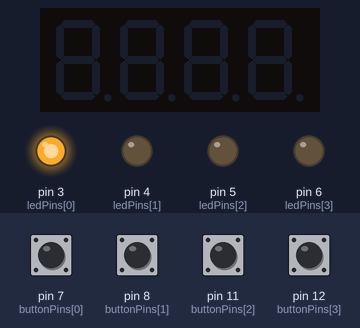
A sketch run on a simulated Arduino Nano, built with avr-gcc and run on an emulated ATmega328P. On the bench: 4-digit seven-segment display, output pins drawn as LEDs (lit = HIGH). Inputs (shaded band) come from the test bench; at power-on: pin 7 (buttonPins[0]), pin 8 (buttonPins[1]), pin 11 (buttonPins[2]), pin 12 (buttonPins[3]) HIGH. Random numbers use the default seed unless the sketch sets one.

Above: at 1.2 s.
1.3 s: pin 7 (buttonPins[0]) pulled LOW for 0.15 s
At 3.3 s:
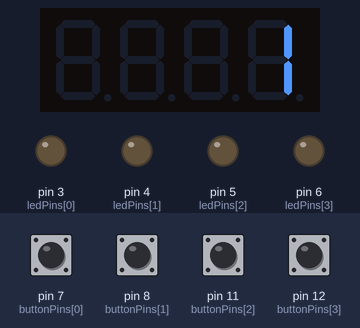
4.1 s: pin 8 (buttonPins[1]) pulled LOW for 0.15 s
At 4.6 s:
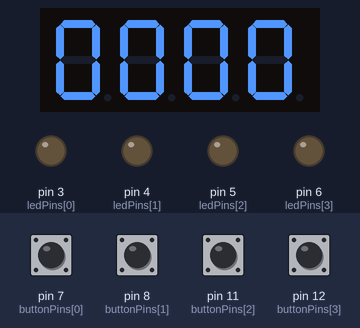
7.2 s: pin 11 (buttonPins[2]) pulled LOW for 0.15 s
At 8.4 s:
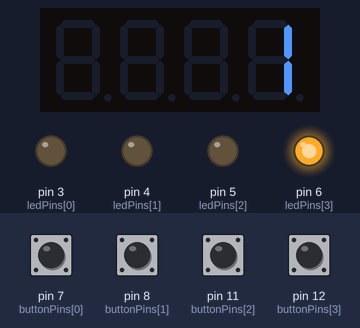
10.0 s: pin 12 (buttonPins[3]) pulled LOW for 0.15 s
At 12.3 s:
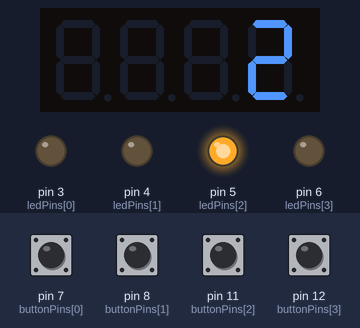
13.1 s: pin 7 (buttonPins[0]) pulled LOW for 1 s
At 16.8 s:
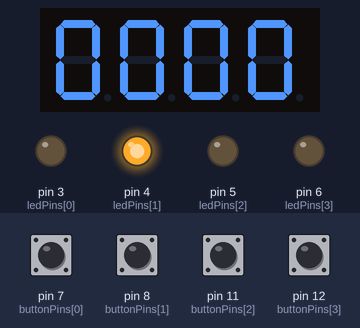
17.1 s: pin 8 (buttonPins[1]) pulled LOW for 1 s
At 18.9 s:
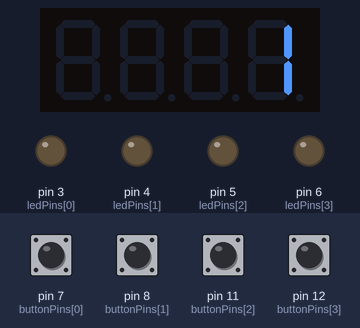
Timing chart, 0 to 20.4 s (numbered marks = the images above; inputs shaded):
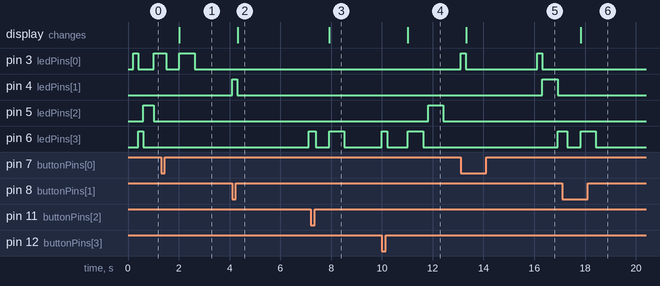

Measured:
- after the input at 1.3 s, the display: changes after 0.72 s (image 1)
- after the input at 4.1 s, pin 4 (ledPins[1]): LOW → HIGH at once, → LOW 0.20 s later; pin 6 (ledPins[3]): LOW → HIGH after 3.0 s; the display: changes after 0.22 s (image 2)
- after the input at 7.2 s, the display: changes after 0.72 s (image 3)
- after the input at 10.0 s, pin 5 (ledPins[2]): LOW → HIGH after 1.8 s, → LOW 0.60 s later; pin 6 (ledPins[3]): LOW → HIGH at once, → LOW 0.20 s later, → HIGH 0.82 s later, → LOW 0.60 s later; the display: changes after 1.0 s (image 4)
- after the input at 13.1 s, pin 3 (ledPins[0]): alternates HIGH for 0.20 s and LOW for 2.8 s, starting at once; pin 4 (ledPins[1]): LOW → HIGH after 3.2 s, → LOW 0.60 s later; pin 6 (ledPins[3]): LOW → HIGH after 3.8 s; the display: changes after 0.22 s (image 5)
- after the input at 17.1 s, the display: changes after 0.72 s (image 6)

The sketch:

sketch_jun23a_copy_2025072619152826.7.ino
```cpp
//ת.ז - 212814156
//שם - תיימאא עתאבא
// ב NANO
// PORT = COM 6
// Processor = old bootloader
#include <TM1637Display.h>

const int ledPins[4] = {3, 4, 5, 6};
const int buttonPins[4] = {7, 8, 11, 12};


#define CLK 9
#define DIO 10
TM1637Display display(CLK, DIO);


#define IDLE 0
#define SHOW 1
#define PLAY 2
#define RESET 3
int gameState = IDLE;

// משתנים
int sequence[20];

int level = 0;
int Index = 0;
unsigned long lastTime = 0;
int Speed = 600;
bool waitingForStart = true;

void setup() {
  for (int i = 0; i < 4; i++) {
    pinMode(ledPins[i], OUTPUT);
    pinMode(buttonPins[i], INPUT_PULLUP);
  }

  display.setBrightness(0x0f);
  randomSeed(analogRead(A0));
}

void loop() {
  switch (gameState) {
    case IDLE:
      handleIdle();
      break;
    case SHOW:
      handleShow();
      break;
    case PLAY:
      handlePlay();
      break;
    case RESET:
      handleReset();
      break;
  }
}

//מצב המתנה
void handleIdle() {
  static int currentLED = 0;
  static unsigned long lastBlink = 0;

  if (millis() - lastBlink > 200) {
    digitalWrite(ledPins[currentLED], LOW);
    currentLED = random(0, 4);
    digitalWrite(ledPins[currentLED], HIGH);
    lastBlink = millis();
  }

  for (int i = 0; i < 4; i++) {
    if (digitalRead(buttonPins[i]) == LOW) {
      delay(200);
      level = 0;
      Speed = 600;
      gameState = SHOW;
      digitalWrite(ledPins[currentLED], LOW);
      return;
    }
  }
}

void handleShow() {
  delay(500);
  sequence[level] = random(0, 4);
  display.showNumberDec(level + 1);

  for (int i = 0; i <= level; i++) {
    int led = sequence[i];
    digitalWrite(ledPins[led], HIGH);
    delay(Speed);
    digitalWrite(ledPins[led], LOW);
    delay(200);
  }

  gameState = PLAY;
  Index = 0;

//// כל 5 שלבים  אנו מגבירים את המהירות
  if ((level + 1) % 5 == 0 && Speed > 200) {
    Speed -= 100;
  }
}

// מצב משחק
void handlePlay() {
  for (int i = 0; i < 4; i++) {
    if (digitalRead(buttonPins[i]) == LOW) {
      digitalWrite(ledPins[i], HIGH);
      delay(200);
      digitalWrite(ledPins[i], LOW);

      if (i == sequence[Index]) {
        Index++;
        if (Index > level) {
          level++;
          if (level >= 20) {


            display.showNumberDec(8888); // ניצחון
            delay(2000);
            gameState = RESET;
          } else {
            gameState = SHOW;
          }
        }
      } else {
        // טעות
        display.showNumberDec(0, true);
        delay(1500);
        gameState = RESET;
      }
      delay(300);
      break;
    }
  }
}

// איפוס
void handleReset() {
  level = 0;
  Index = 0;
  Speed = 600;
  delay(1000);
  gameState = IDLE;
}
```
